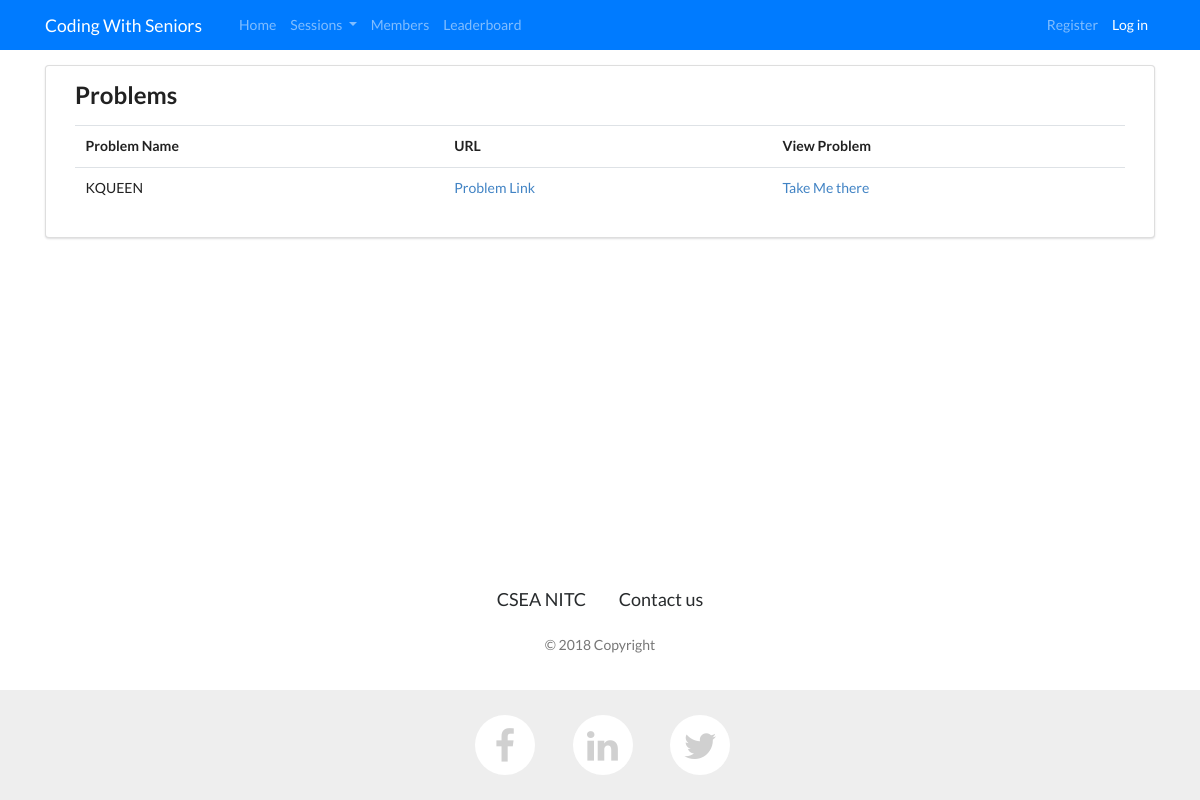
/events/problems, run on an earlier commit of the app's database.
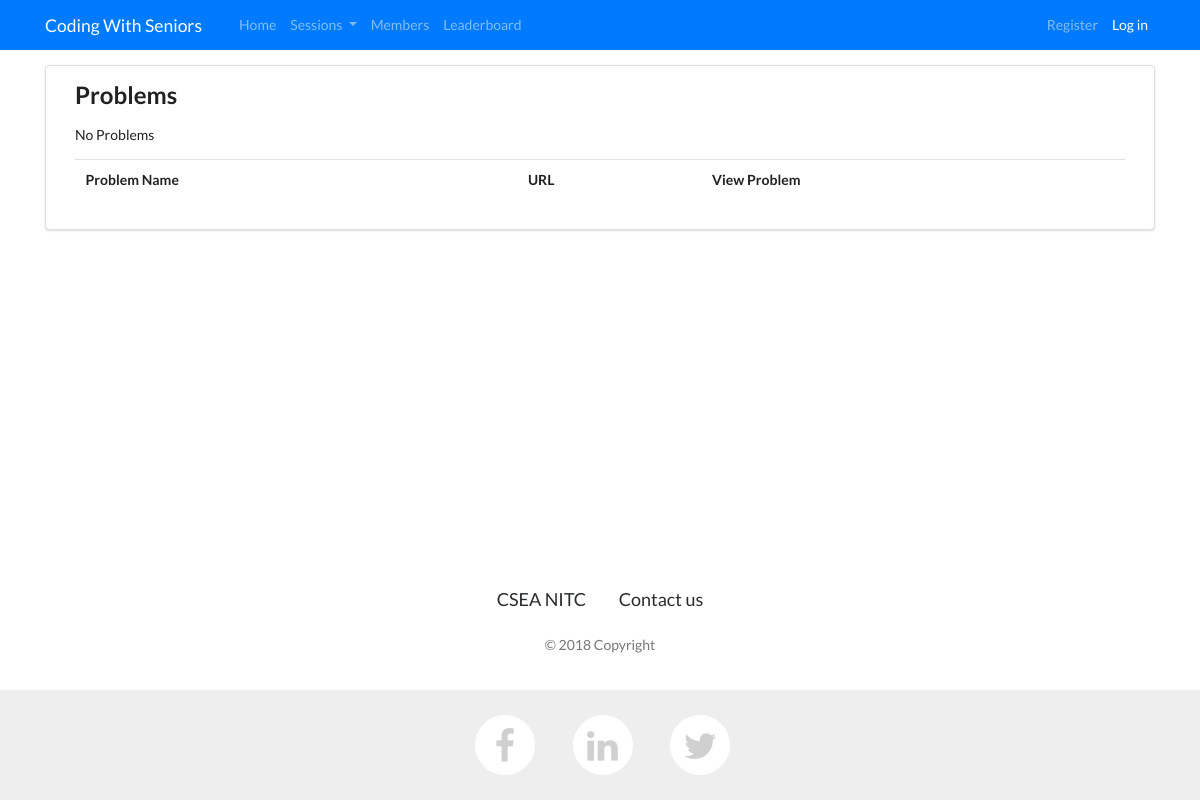
And on a later commit of the database.
### events/models.py (models this page shows, shortened)
class Problem(models.Model):
    name=models.CharField(max_length=255, blank=False, null=True,unique=True)
    url_problem=models.URLField(blank=False, null=True)
    solution=models.CharField(max_length=255, blank=True, null=True)
    url_solution=models.URLField(blank=True, null=True)
    session=models.ForeignKey(Session,on_delete=models.CASCADE)
    tags=models.ManyToManyField(Tags,blank=True)

### events/views.py (the view)
# urls.py: path('problems',views.view_problems, name="view_problems"),
def view_problems(request: HttpRequest) -> HttpResponse:
    try:
        problem_set = Problem.objects.all()
        upzero = False
        if problem_set.count() == 0:
            upzero = True
    except:
        messages.add_message(request, messages.ERROR, 'Error Contact Admin')
    return render(request, 'events/all_problems.html', locals())

### events/templates/events/all_problems.html (shortened to what this page needs)
{% extends "layout.html" %}
{% load staticfiles %}
{% block css %}
    <link href="//cdnjs.cloudflare.com/ajax/libs/semantic-ui/2.2.10/semantic.min.css" rel="stylesheet" id="bootstrap-css">
{% endblock %}
{% block body %}
    <div class="ui segment">
    <div class="ui container">
    <h2>Problems</h2>
    {% if upzero %}
        <p>No Problems</p>
    {% endif %}
    <table class="table table-hover test">
        <tr>
            <th>Problem Name</th>
            <th>URL</th>
            <th>View Problem</th>
        </tr>
        {% for item in problem_set  %}
        <tr>
            <td>{{ item.name }}</td>
            <td><a href="{{item.url_problem }}">Problem Link</a></td>
            <td><a href="/events/problems/{{item.name }}">Take Me there</a></td>
        </tr>
        {% endfor %}
    </table>
    </div>
    </div>
{% endblock %}

What changed in the data, as far as the page shows it:
removed Problem: name "KQUEEN"
Also different on the page:
text now shown: "No Problems"
